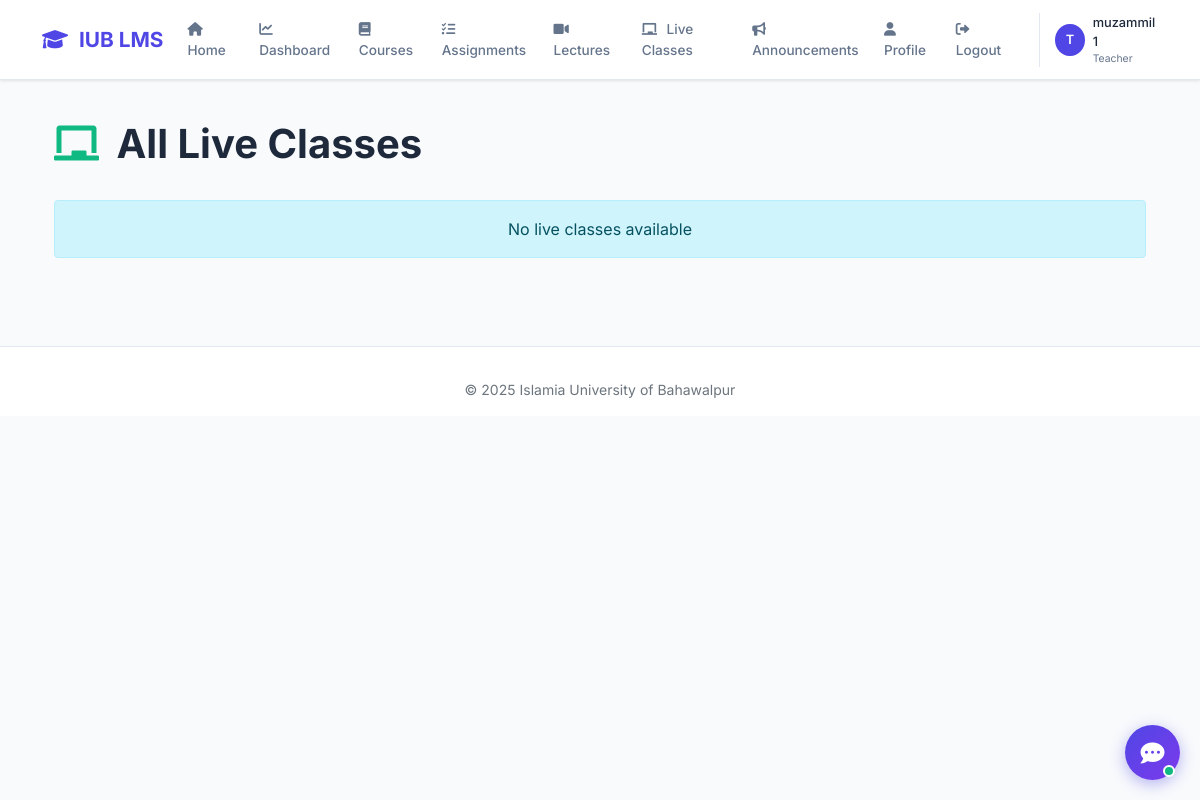
The app's page /live-classes/ (signed in), older data.
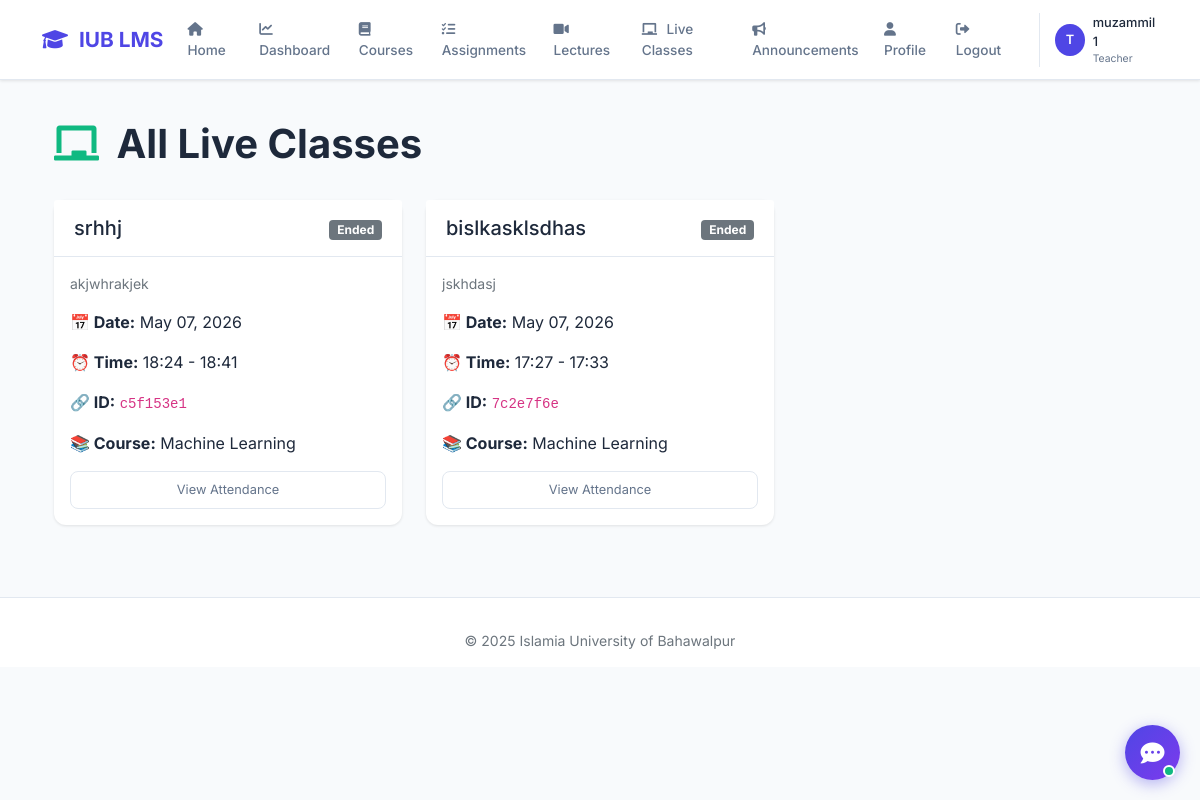
The same page, newer data.
### courses/models.py (models this page shows, shortened)
class LiveClass(models.Model):
    STATUS_CHOICES = (
        ('scheduled', 'Scheduled'),
        ('ongoing', 'Ongoing'),
        ('completed', 'Completed'),
    )
    course = models.ForeignKey(Course, on_delete=models.CASCADE, related_name='live_classes')
    title = models.CharField(max_length=200)
    description = models.TextField(blank=True)
    start_time = models.DateTimeField()
    end_time = models.DateTimeField()
    meeting_link = models.CharField(max_length=100, unique=True, blank=True)
    status = models.CharField(max_length=20, choices=STATUS_CHOICES, default='scheduled')
    created_by = models.ForeignKey(settings.AUTH_USER_MODEL, on_delete=models.CASCADE)
    created_at = models.DateTimeField(auto_now_add=True)
    class Meta:
        ordering = ['-start_time']
    def save(self, *args, **kwargs):
        if not self.meeting_link:
            import uuid
            self.meeting_link = str(uuid.uuid4())[:8]
        super().save(*args, **kwargs)

class Course(models.Model):
    course_id = models.CharField(max_length=20, unique=True)
    course_code = models.CharField(max_length=10)
    title = models.CharField(max_length=200)
    description = models.TextField()
    teacher = models.ForeignKey(settings.AUTH_USER_MODEL, on_delete=models.SET_NULL, null=True, limit_choices_to={'role': 'teacher'})
    students = models.ManyToManyField(settings.AUTH_USER_MODEL, related_name='enrolled_courses', blank=True, limit_choices_to={'role': 'student'})
    created_at = models.DateTimeField(auto_now_add=True)
    updated_at = models.DateTimeField(auto_now=True)
    is_active = models.BooleanField(default=True)

### core/views.py (the view)
# urls.py: path('live-classes/', views.live_class_list_all, name='live_class_list_all'),
@login_required
def live_class_list_all(request):
    if request.user.role == 'student':
        enrolled_courses = request.user.enrolled_courses.all()
        live_classes = LiveClass.objects.filter(course__in=enrolled_courses)
    elif request.user.role == 'teacher':
        courses = Course.objects.filter(teacher=request.user)
        live_classes = LiveClass.objects.filter(course__in=courses)
    else:
        live_classes = LiveClass.objects.all()
    now = timezone.now()
    for lc in live_classes:
        if now > lc.end_time:
            lc.status = 'completed'
        elif lc.start_time <= now <= lc.end_time:
            lc.status = 'ongoing'
        else:
            lc.status = 'scheduled'
        lc.save()
    context = {
        'live_classes': live_classes,
        'now': now,
    }
    return render(request, 'courses/live_class_list_all.html', context)

### templates/courses/live_class_list_all.html
{% extends 'base.html' %}
{% load static %}
{% block content %}
<div class="container py-4">
    <div class="d-flex justify-content-between align-items-center mb-4">
        <h1 class="fw-bold"><i class="fas fa-chalkboard me-2" style="color: #10b981;"></i> All Live Classes</h1>
    </div>
    <div class="row g-4">
        {% for live_class in live_classes %}
        <div class="col-md-4">
            <div class="card h-100">
                <div class="card-header d-flex justify-content-between align-items-center">
                    <h5 class="mb-0">{{ live_class.title }}</h5>
                    <div>
                        {% if live_class.status == 'ongoing' %}
                            <span class="badge bg-success">Live Now</span>
                        {% elif live_class.status == 'scheduled' %}
                            <span class="badge bg-warning">Scheduled</span>
                        {% else %}
                            <span class="badge bg-secondary">Ended</span>
                        {% endif %}
                    </div>
                </div>
                <div class="card-body">
                    <p class="small text-muted">{{ live_class.description|truncatewords:20 }}</p>
                    <p><strong>📅 Date:</strong> {{ live_class.start_time|date:"M d, Y" }}</p>
                    <p><strong>⏰ Time:</strong> {{ live_class.start_time|date:"H:i" }} - {{ live_class.end_time|date:"H:i" }}</p>
                    <p><strong>🔗 ID:</strong> <code>{{ live_class.meeting_link }}</code></p>
                    <p><strong>📚 Course:</strong> {{ live_class.course.title }}</p>
                    {% if live_class.status == 'ongoing' %}
                        {% if now > live_class.end_time %}
                            <button class="btn btn-secondary w-100" disabled>Class Ended</button>
                        {% else %}
                            <a href="{% url 'live_class_room' live_class.meeting_link %}" class="btn btn-success w-100">Join Now</a>
                        {% endif %}
                    {% elif live_class.status == 'scheduled' %}
                        <button class="btn btn-secondary w-100" disabled>Starts at {{ live_class.start_time|date:"H:i" }}</button>
                    {% else %}
                        {% if user.role == 'teacher' or user.role == 'admin' %}
                        <a href="{% url 'live_class_attendance_detail' live_class.course.id live_class.id %}" class="btn btn-outline w-100">View Attendance</a>
                        {% else %}
                        <button class="btn btn-secondary w-100" disabled>Class Ended</button>
                        {% endif %}
                    {% endif %}
                </div>
            </div>
        </div>
        {% empty %}
        <div class="col-12"><div class="alert alert-info text-center">No live classes available</div></div>
        {% endfor %}
    </div>
</div>
{% endblock %}

Row changes from the older to the newer data that the page shows:
added LiveClass: title "srhhj", status "Ended", description "akjwhrakjek", start_time "May 07, 2026", start_time "18:24", end_time "18:41", meeting_link "c5f153e1", course "Machine Learning"
added LiveClass: title "bislkasklsdhas", status "Ended", description "jskhdasj", start_time "May 07, 2026", start_time "17:27", end_time "17:33", meeting_link "7c2e7f6e", course "Machine Learning"
Text that changed along with them:
text no longer shown: "No live classes available"
